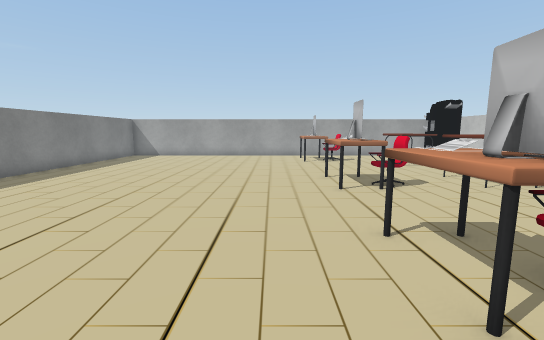
View 1 (above)

16 first-person views from a walk through a 3-D level made in the Unity game engine. The camera is 1.2 m above the floor, tilts 8° down and sees 90° across. The floor is counted in squares, 0.76 m on a side. Each view is taken from the middle of a square. On the plan, view 1 faces up. The plan holds only what a view shows up to about 14 squares ahead; the rest is blank. The player character is not drawn. Some animated figures are left out. Some surface patterns are stand-ins.

View 2
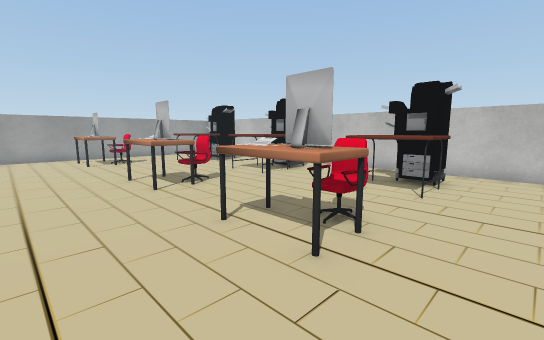

View 3
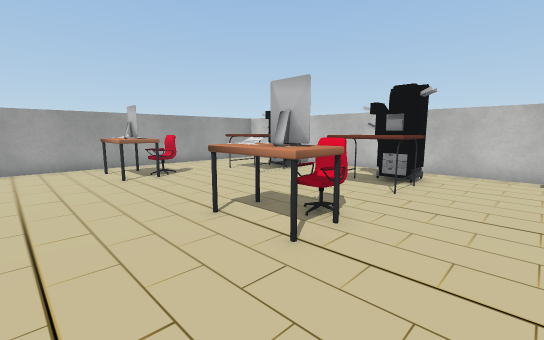

View 4
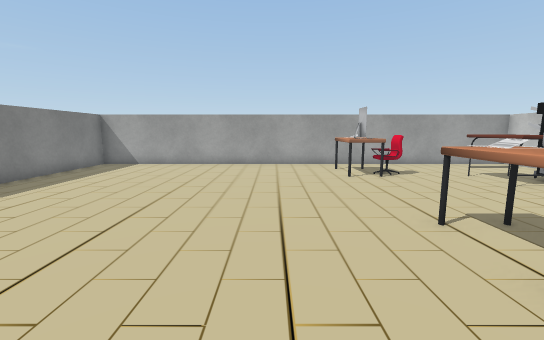

View 5
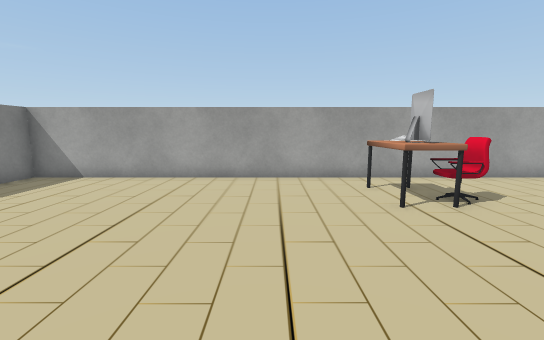

View 6
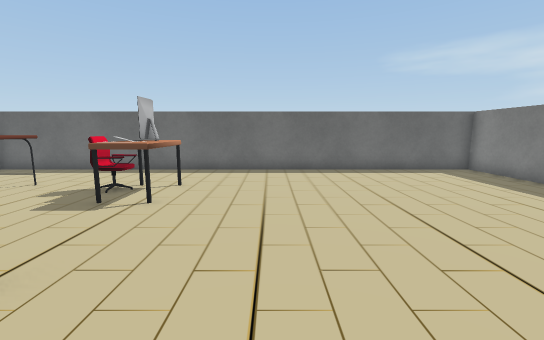

View 7
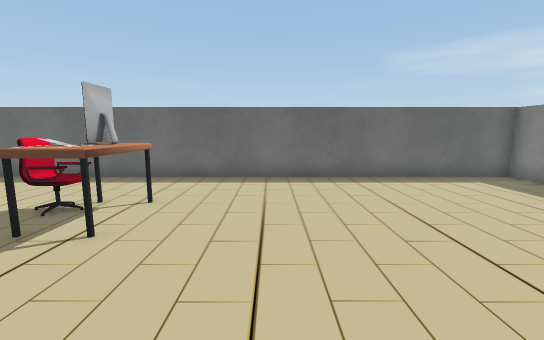

View 8
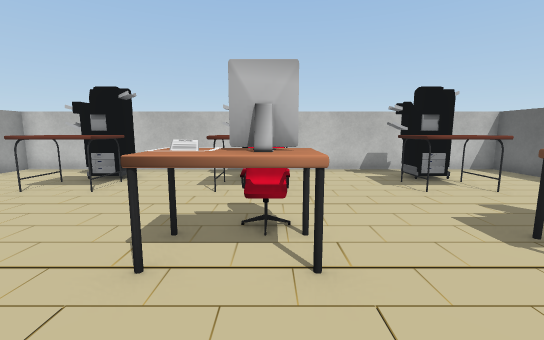

View 9
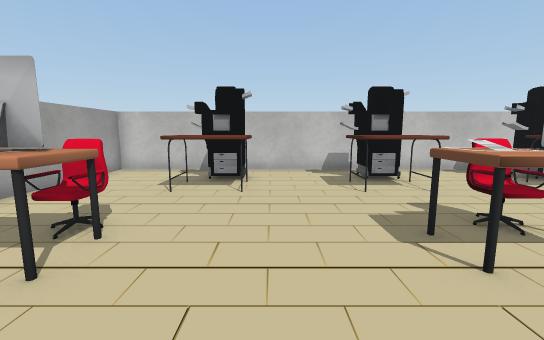

View 10
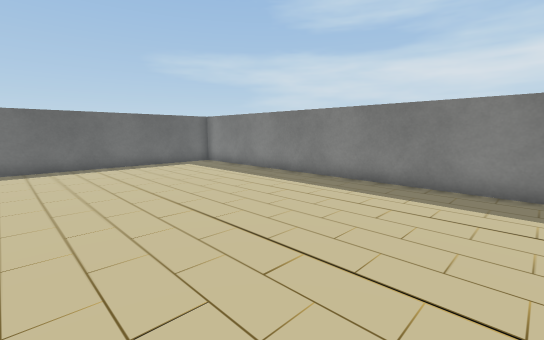

View 11
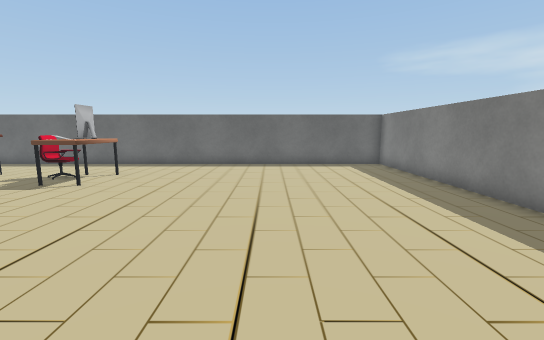

View 12
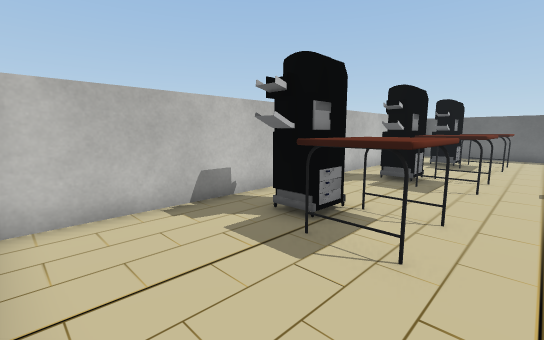

View 13
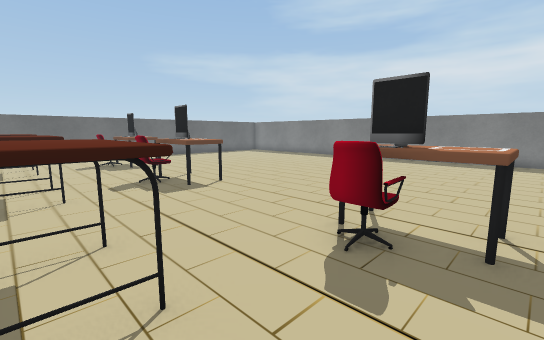

View 14
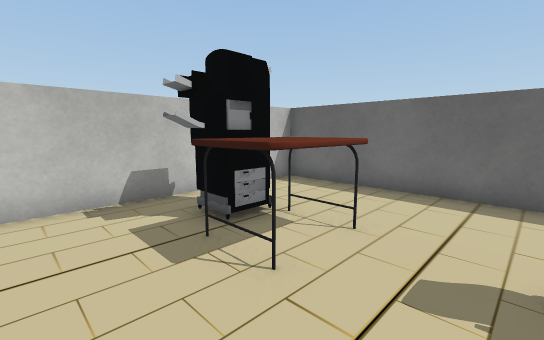

View 15
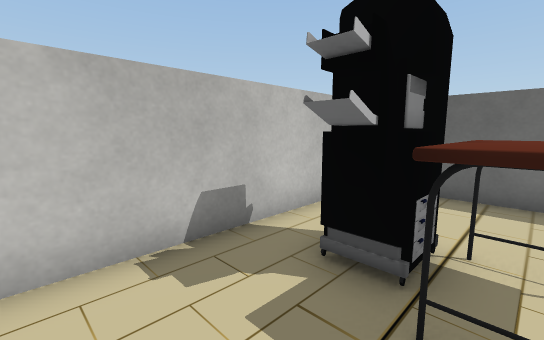

View 16
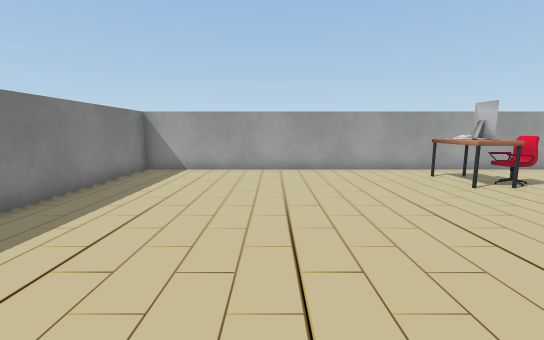

### Floor plan
Points are (right, up) in squares from view 1. A wall is a line through its corners. A room is listed if a view was taken in it or the views show most of it. See-through windows are left out.
Room 1 (views 1, 2, 3, 4, 5, 6, 7, 8, 9, 10, 11, 12, 13, 14, 15, 16)
walls: (7.9, 7.8) (7.9, 9.1); (8, 8.6) (8.1, 9.3); (8.1, 8.1) (8.1, 9.6); (7.9, 13) (7.9, 14.1) (8.9, 14.1); (8.1, 13.3) (8.1, 14.9); (8, 13.9) (8.1, 14.4); (8, 3) (8.1, 3.7); (8.1, 2.5) (8.1, 4); (7.9, 2.1) (7.9, 3.7); (10.5, 12.4) (10.5, 18.4) (-9.4, 18.4) (-9.4, -1.5) (7.5, -1.5)
ways out: opening at (8, 0) to room 2; opening at (8, 6) to room 2; opening at (8, 11) to room 3; opening at (10, 12) to room 3
objects: other object (2, 2) to (4, 4); other object (2, 8) to (4, 9); other object (2, 15) to (4, 16); table (6, 2) to (7, 4); table (6, 8) to (7, 9); table (6, 13) to (7, 15)
Room 2 (no view inside)
walls: (9, 2.1) (7.9, 2.1); (8.1, 3.5) (8.6, 3.5); (7.9, 3.3) (8.9, 3.3); (8.1, 3.7) (8.6, 3.7); (8.1, 4) (8.6, 4); (7.5, -1.5) (10.5, -1.5) (10.5, 7.5); (9, 7.8) (7.9, 7.8)
ways out: opening at (8, 0) to room 1; opening at (8, 6) to room 1; opening at (9.5, 8.5) to room 3
Room 3 (no view inside)
walls: (8.1, 9.3) (8.6, 9.3); (8.1, 9.1) (8.6, 9.1); (7.9, 8.9) (8.9, 8.9); (10.5, 7.5) (10.5, 12.4); (9, 13) (7.9, 13)
ways out: opening at (8, 11) to room 1; opening at (10, 12) to room 1; opening at (9.5, 8.5) to room 2

Positions as (right, up) in squares from view 1, and headings:
1: (0, 0), facing up
2: (-1, 0), facing up-right
3: (-1, 5), facing up-right
4: (-1, 5), facing up
5: (-1, 9), facing up
6: (-1, 10), facing down
7: (-1, 8), facing down
8: (-1, 8), facing right
9: (-1, 12), facing right
10: (-1, 12), facing down-left
11: (-4, 12), facing down
12: (5, 18), facing down-right
13: (7, 17), facing down-left
14: (4, 6), facing down-right
15: (7, 6), facing down-right
16: (-4, 7), facing up
